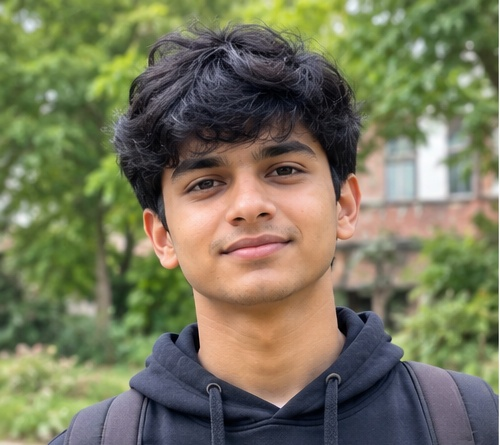
#> input picture DeepFake_Forensics/All_Images/original/img1.jpg, 500 x 445 px, found by its file name
$ python ela.py
#> lines starting #> are read from the running program, lines starting #| are printed output that depends on the picture
from PIL import Image, ImageChops, ImageEnhance
from pathlib import Path

project_folder = Path(__file__).resolve().parent.parent

input_image = project_folder / "All_Images" / "original" / "img1.jpg"

output_folder = project_folder / "forensic_results" / "ela"
output_folder.mkdir(parents=True, exist_ok=True)

output_image = output_folder / "img1_ela.jpg"

original = Image.open(input_image).convert("RGB")
#> original is the input picture: PIL image 500x445 RGB; mean R, G, B 119.3, 119, 91.6

temp_file = project_folder / "temp_ela.jpg"

original.save(temp_file, "JPEG", quality=90)

compressed = Image.open(temp_file).convert("RGB")

difference = ImageChops.difference(original, compressed)

enhancer = ImageEnhance.Brightness(difference)
ela_image = enhancer.enhance(10)
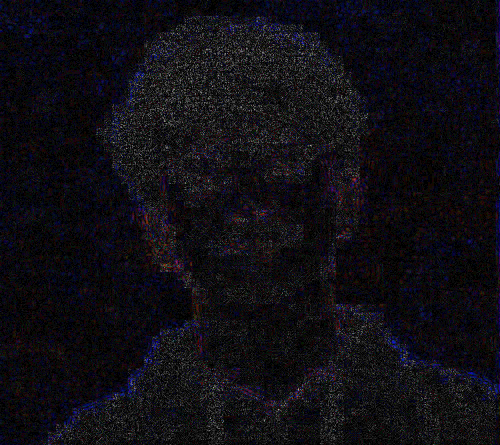
#> ela_image: PIL image 500x445 RGB; mean R, G, B 16, 14.3, 19.9
ela_image.save(output_image)

print("ELA test completed!")
print("ELA image saved at:")
print(output_image)

$ run again, with DeepFake_Forensics/All_Images/blurred/img2.jpg copied over DeepFake_Forensics/All_Images/original/img1.jpg
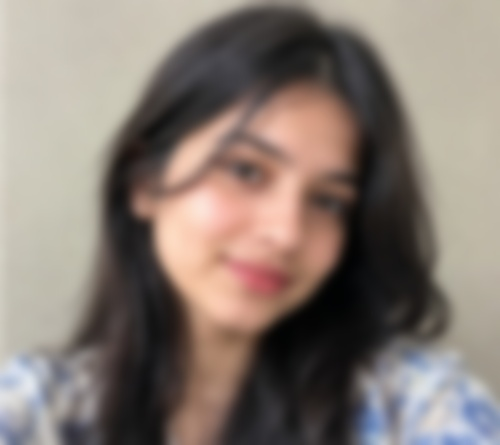
#> input picture DeepFake_Forensics/All_Images/blurred/img2.jpg, 500 x 445 px, found by its file name
#> original is the input picture: PIL image 500x445 RGB; mean R, G, B 135.6, 123.7, 115.7
#> `ela_image = enhancer.enhance(10)`:
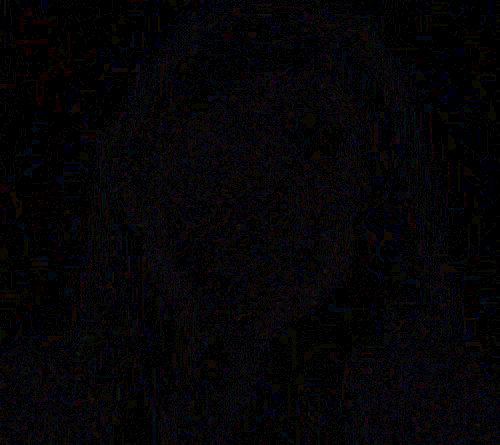
#> ela_image: PIL image 500x445 RGB; mean R, G, B 5, 4, 5.8

$ run again, with DeepFake_Forensics/All_Images/blurred/img3.jpg copied over DeepFake_Forensics/All_Images/original/img1.jpg
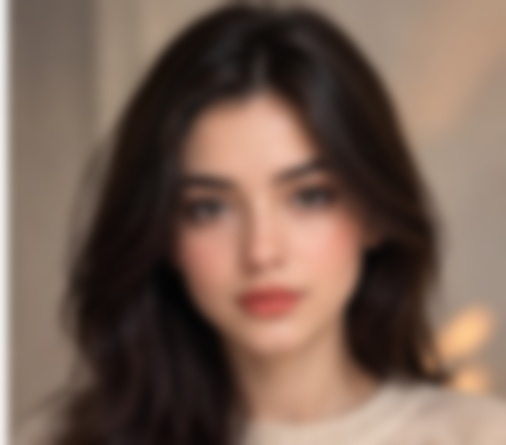
#> input picture DeepFake_Forensics/All_Images/blurred/img3.jpg, 506 x 445 px, found by its file name
#> original is the input picture: PIL image 506x445 RGB; mean R, G, B 118.7, 95.8, 83.1
#> `ela_image = enhancer.enhance(10)`:
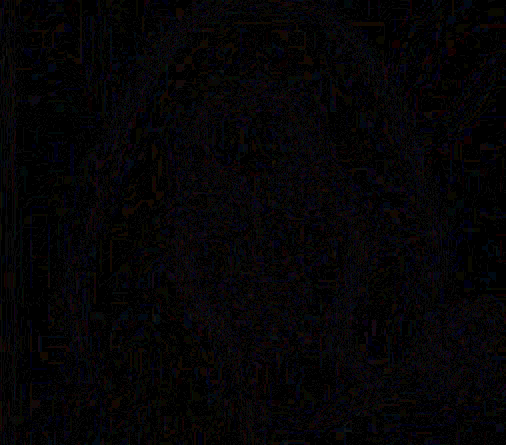
#> ela_image: PIL image 506x445 RGB; mean R, G, B 5.1, 4.1, 5.5

$ run again, with DeepFake_Forensics/All_Images/blurred/img4.jpg copied over DeepFake_Forensics/All_Images/original/img1.jpg
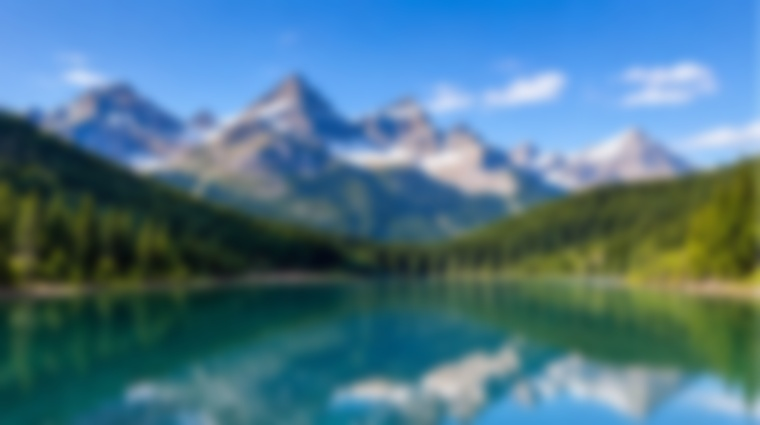
#> input picture DeepFake_Forensics/All_Images/blurred/img4.jpg, 760 x 425 px, found by its file name
#> original is the input picture: PIL image 760x425 RGB; mean R, G, B 77.4, 119.2, 137.9
#> `ela_image = enhancer.enhance(10)`:
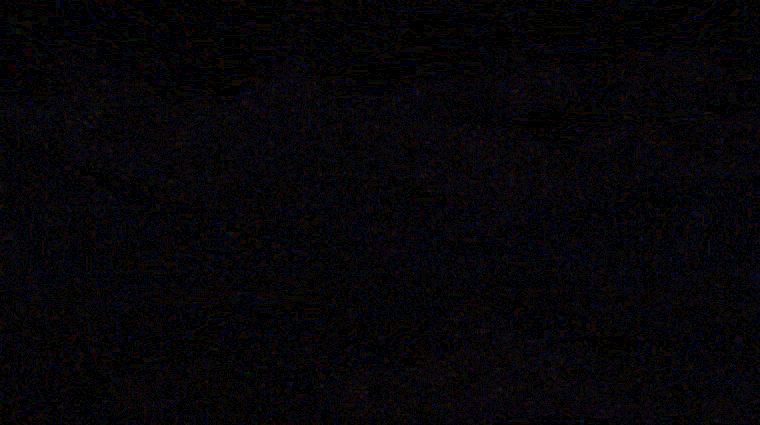
#> ela_image: PIL image 760x425 RGB; mean R, G, B 6.4, 4.9, 7.9
